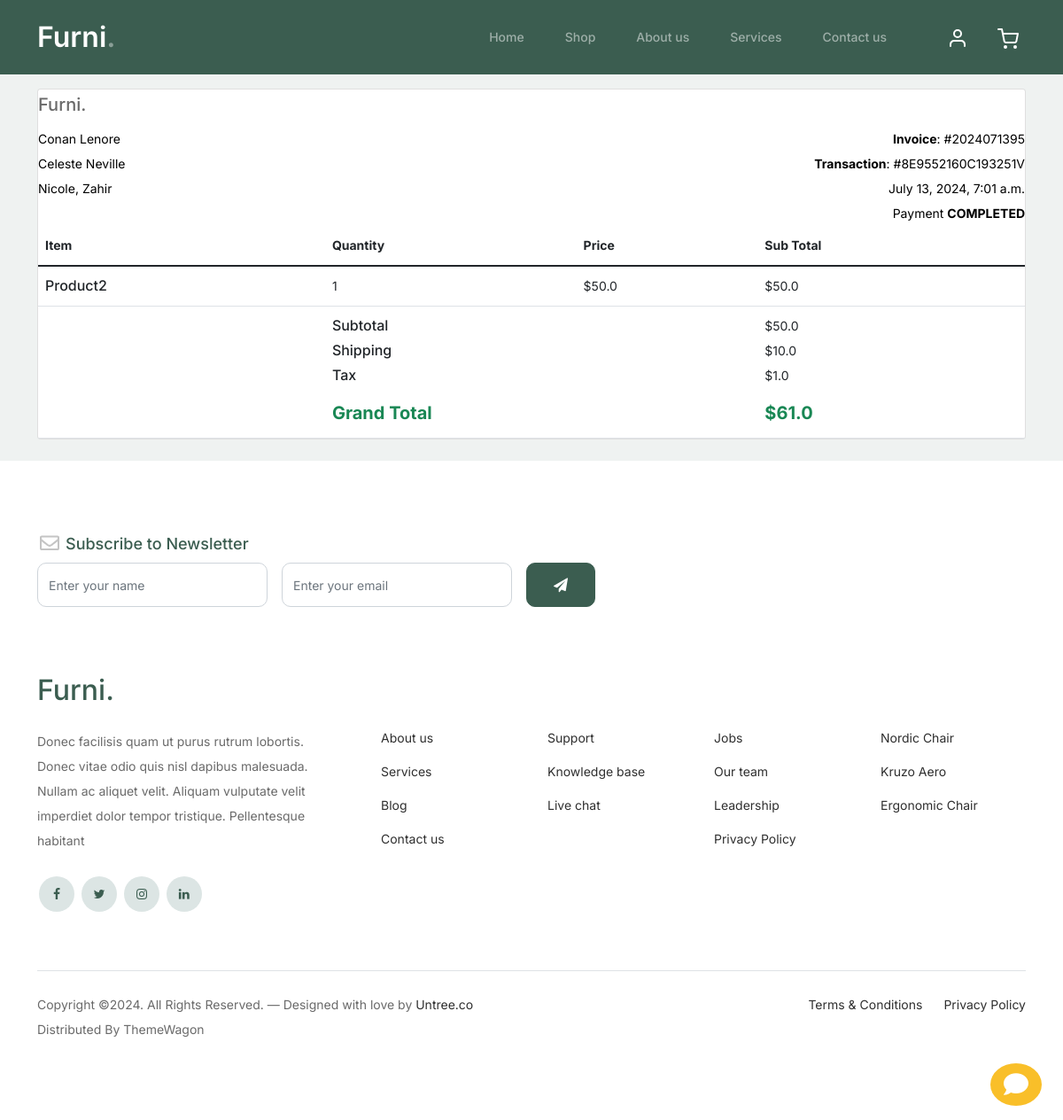
/accounts/order_detail/2024071395/ (signed in), run on the app's committed database.
### orders/models.py (models this page shows, shortened)
class Order(models.Model):
    STATUS = (
        ('New', 'New'),
        ('Accepted', 'Accepted'),
        ('Completed', 'Completed'),
        ('Cancelled', 'Cancelled'),
    )
    user = models.ForeignKey(Account, on_delete=models.SET_NULL, null=True)
    payment = models.ForeignKey(Payment, on_delete=models.SET_NULL, blank=True, null=True)
    order_number = models.CharField(max_length=20)
    first_name = models.CharField(max_length=50)
    last_name = models.CharField(max_length=20)
    phone = models.CharField(max_length=15)
    email = models.EmailField(max_length=50)
    address_line_1 = models.CharField(max_length=20)
    address_line_2 = models.CharField(max_length=20, blank=True)
    state = models.CharField(max_length=20)
    city = models.CharField(max_length=20)
    order_note = models.CharField(max_length=100, blank=True)
    order_total = models.FloatField()
    tax = models.FloatField()
    status = models.CharField(max_length=10, choices=STATUS, default='New')
    ip = models.CharField(blank=True, max_length=20)
    is_ordered = models.BooleanField(default=False)
    created_at = models.DateTimeField(auto_now_add=True)
    updated_at = models.DateTimeField(auto_now=True)
    def full_name(self):
        return f"{self.first_name} {self.last_name}"
    def full_address(self):
        return f"{self.address_line_1} {self.address_line_2}"

class Payment(models.Model):
    user = models.ForeignKey(Account, on_delete=models.CASCADE)
    payment_id = models.CharField(max_length=100)
    payment_method = models.CharField(max_length=100)
    amount_paid = models.CharField(max_length=100) # total amount paid
    status = models.CharField(max_length=100)
    created_at = models.DateTimeField(auto_now_add=True)

class OrderProduct(models.Model):
    order = models.ForeignKey(Order, on_delete=models.CASCADE)
    user = models.ForeignKey(Account, on_delete=models.CASCADE)
    payment = models.ForeignKey(Payment, on_delete=models.CASCADE)
    product = models.ForeignKey(Product, on_delete=models.CASCADE)
    quantity = models.IntegerField()
    product_price = models.FloatField()
    total_amount = models.FloatField(null=True)
    ordered = models.BooleanField(default=False)
    created_at = models.DateTimeField(auto_now_add=True)
    updated_at = models.DateTimeField(auto_now=True)

### shop/models.py (models this page shows, shortened)
class Product(models.Model):
    product_name    = models.CharField(max_length=200, unique=True)
    category        = models.ForeignKey(Category, on_delete=models.CASCADE)
    slug            = models.SlugField(max_length=200, unique=True)
    description     = models.TextField(max_length=500, blank=True)
    price           = models.IntegerField()
    images          = models.ImageField(upload_to='photos/products')
    stock           = models.IntegerField()
    is_available    = models.BooleanField(default=True)
    created_date    = models.DateTimeField(auto_now_add=True)
    modified_date   = models.DateTimeField(auto_now=True)

### accounts/views.py (the view)
# urls.py: path("order_detail/<int:order_id>/", views.order_detail, name='order_detail'),
@login_required(login_url='signin')
def order_detail(request, order_id):
    order_detail = OrderProduct.objects.filter(
        order__order_number=order_id
    )
    order = Order.objects.get(
        order_number=order_id
    )
    subtotal = 0
    shipping = 10.0
    tax = order.tax
    for i in order_detail:
        subtotal += i.product_price * i.quantity
    grand_total = subtotal + shipping + tax
    context = {
        "order_detail": order_detail,
        "order": order,
        "subtotal": subtotal,
        "grand_total": grand_total,
        'tax': tax,
        "shipping": shipping
    }
    return render(request, 'accounts/order_detail.html', context)

### accounts/models.py (called while the page is built)
    @property
    def is_authenticated(self):
        return True

### cart/context_processor.py (called while the page is built)
def counter(request):
    cart_count = 0
    if 'admin' in request.path:
        return {}
    else:
        try:
            cart = Cart.objects.filter(cart_id=_cart_id(request))
            if request.user.is_authenticated:
                cart_items = CartItem.objects.all().filter(user=request.user)
            else:
                cart_items = CartItem.objects.all().filter(cart=cart[:1])
            for cart_item in cart_items:
                cart_count += cart_item.quantity
        except Cart.DoesNotExist:
            cart_count = 0
    if cart_count > 9:
        cart_count = '9+'
    return dict(cart_count=cart_count)

### cart/views.py (called while the page is built)
def _cart_id(request):
    cart = request.session.session_key
    if not cart:
        cart = request.session.create()
    return cart

### chat/context_processor.py (called while the page is built, shortened)
def chat_context(request):
    if request.user.is_authenticated:
        username = request.user.username
        room_name = f'u{username}'
        if 'room_name' not in request.session or request.session['room_name'] != room_name:
            request.session['room_name'] = room_name
            request.session['username'] = username
            Room.objects.get_or_create(room_name=room_name)
    request.room_name = room_name
    request.username = username
    return {
        'chat_room_name': room_name,
        'chat_username': username,
    }

### chat/msg_context_processor.py (called while the page is built)
def room_message(request):
    room_name = request.session.get('room_name')
    print('Room name', room_name)
    if room_name:
        room, _ = Room.objects.get_or_create(room_name=room_name)
        get_messages = Message.objects.filter(room=room)
    else:
        get_messages = ['hello']
    return {
        'get_messages': get_messages,
    }

### templates/accounts/order_detail.html
{% extends 'base.html' %}
{% load static %}
{% block content %}
<div class="container pt-3">
    <div class="row gutters">
    	<div class="col-xl-12 col-lg-12 col-md-12 col-sm-12 col-12">
    		<div class="card mb-4">
    			<div class="card-body p-0">
    				<div class="invoice-container">
    					<div class="invoice-header">
                            <h3 class="navbar-brand">
                                Furni<span>.</span>
                            </h3>
    						<div class="row gutters">
    							<div class="col-md-6">
    								<div class="text-black">
    									<address >
                                            {{order.full_name}}<br>
											{{order.full_address}}<br>
											{{order.city}}, {{order.state}}
    									</address>
    								</div>
    							</div>
    							<div class="col-md-6">
    								<div class="text-xl-end text-md-end">
    									<div class="text-black">
    										<div><b>Invoice</b>: #{{order.order_number}}</div>
    										<div><b>Transaction</b>: #{{order.payment.payment_id}}</div>
    										<div>{{order.created_at}}</div>
    										<div>Payment <b>{{order.payment.status}}</b></div>
    									</div>
    								</div>
    							</div>
    						</div>
    					</div>
    					<div class="invoice-body">
    						<div class="row gutters">
    							<div class="col-lg-12 col-md-12 col-sm-12">
    								<div class="table-responsive">
    									<table class="table custom-table m-0">
    										<thead>
    											<tr>
    												<th>Item</th>
    												<th>Quantity</th>
    												<th>Price</th>
    												<th>Sub Total</th>
    											</tr>
    										</thead>
    										<tbody>
                                                {% for item in order_detail %}
    											<tr>
    												<td>
    													<span class="h6">{{item.product.product_name}}</span>
    												</td>
    												<td>{{item.quantity}}</td>
    												<td>${{item.product_price}}</td>
													<td>${{item.total_amount}}</td>
    											</tr>
                                                {% endfor %}
    											<tr>
    												<td>&nbsp;</td>
    												<td colspan="2">
    													<p>
    														<span class="h6">Subtotal</span><br>
    														<span class="h6">Shipping</span><br>
    														<span class="h6">Tax</span><br>
    													</p>
    													<h5 class="text-success"><strong>Grand Total</strong></h5>
    												</td>
    												<td>
    													<p>
    														${{subtotal}}<br>
    														${{shipping}}<br>
    														${{tax}}<br>
    													</p>
    													<h5 class="text-success"><strong>${{grand_total}}</strong></h5>
    												</td>
    											</tr>
    										</tbody>
    									</table>
    								</div>
    							</div>
    						</div>
    					</div>
    				</div>
    			</div>
    		</div>
    	</div>
    </div>
</div>
{% endblock %}

### static/css/style.css (style rules this page uses)
body { overflow-x: hidden; position: relative; }
body { font-family: "Inter", sans-serif; font-weight: 400; line-height: 28px; color: #6a6a6a; font-size: 14px; background-color: #eff2f1; }

### data on the page
Order: full_name "Conan Lenore", full_address "Celeste Neville", city "Nicole", state "Zahir", order_number "2024071395", payment.payment_id "8E9552160C193251V", created_at "July 13, 2024, 7:01 a.m.", payment.status "COMPLETED", tax "1.0"
OrderProduct: product.product_name "Product2", quantity "1", product_price "50.0", total_amount "50.0"

### other printed values
{{ subtotal }} "50.0"
{{ shipping }} "10.0"
{{ grand_total }} "61.0"
